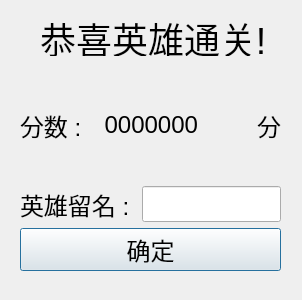
<?xml version="1.0" encoding="UTF-8"?>
<ui version="4.0">
 <class>recordDialog</class>
 <widget class="QDialog" name="recordDialog">
  <property name="geometry">
   <rect>
    <x>0</x>
    <y>0</y>
    <width>302</width>
    <height>300</height>
   </rect>
  </property>
  <property name="windowTitle">
   <string>Dialog</string>
  </property>
  <widget class="QLabel" name="label">
   <property name="geometry">
    <rect>
     <x>40</x>
     <y>20</y>
     <width>234</width>
     <height>36</height>
    </rect>
   </property>
   <property name="font">
    <font>
     <pointsize>27</pointsize>
    </font>
   </property>
   <property name="text">
    <string>恭喜英雄通关!</string>
   </property>
  </widget>
  <widget class="QWidget" name="layoutWidget">
   <property name="geometry">
    <rect>
     <x>20</x>
     <y>70</y>
     <width>261</width>
     <height>201</height>
    </rect>
   </property>
   <layout class="QVBoxLayout" name="verticalLayout">
    <item>
     <layout class="QHBoxLayout" name="horizontalLayout_2">
      <item>
       <widget class="QLabel" name="label_4">
        <property name="font">
         <font>
          <pointsize>18</pointsize>
         </font>
        </property>
        <property name="text">
         <string>分数 : </string>
        </property>
       </widget>
      </item>
      <item>
       <widget class="QLabel" name="label_2">
        <property name="font">
         <font>
          <pointsize>18</pointsize>
         </font>
        </property>
        <property name="text">
         <string>0000000</string>
        </property>
        <property name="alignment">
         <set>Qt::AlignRight|Qt::AlignTrailing|Qt::AlignVCenter</set>
        </property>
       </widget>
      </item>
      <item>
       <widget class="QLabel" name="label_5">
        <property name="font">
         <font>
          <pointsize>18</pointsize>
         </font>
        </property>
        <property name="text">
         <string>分</string>
        </property>
        <property name="alignment">
         <set>Qt::AlignRight|Qt::AlignTrailing|Qt::AlignVCenter</set>
        </property>
       </widget>
      </item>
     </layout>
    </item>
    <item>
     <layout class="QHBoxLayout" name="horizontalLayout">
      <item>
       <widget class="QLabel" name="label_3">
        <property name="font">
         <font>
          <pointsize>18</pointsize>
         </font>
        </property>
        <property name="text">
         <string>英雄留名 : </string>
        </property>
       </widget>
      </item>
      <item>
       <widget class="QLineEdit" name="lineEdit">
        <property name="font">
         <font>
          <pointsize>18</pointsize>
         </font>
        </property>
        <property name="alignment">
         <set>Qt::AlignRight|Qt::AlignTrailing|Qt::AlignVCenter</set>
        </property>
       </widget>
      </item>
     </layout>
    </item>
    <item>
     <widget class="QPushButton" name="pushButton">
      <property name="font">
       <font>
        <pointsize>18</pointsize>
       </font>
      </property>
      <property name="text">
       <string>确定</string>
      </property>
     </widget>
    </item>
   </layout>
  </widget>
 </widget>
 <resources/>
 <connections/>
</ui>
